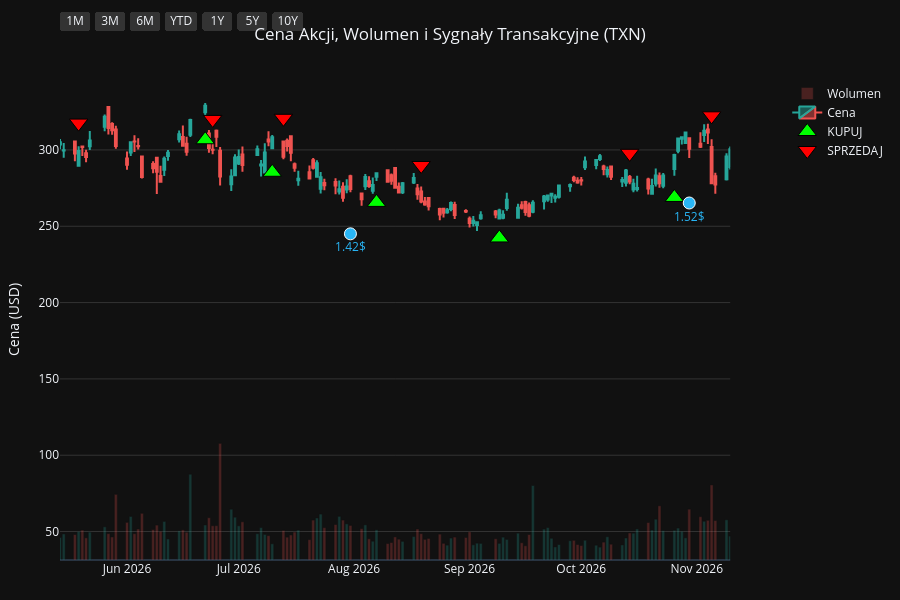
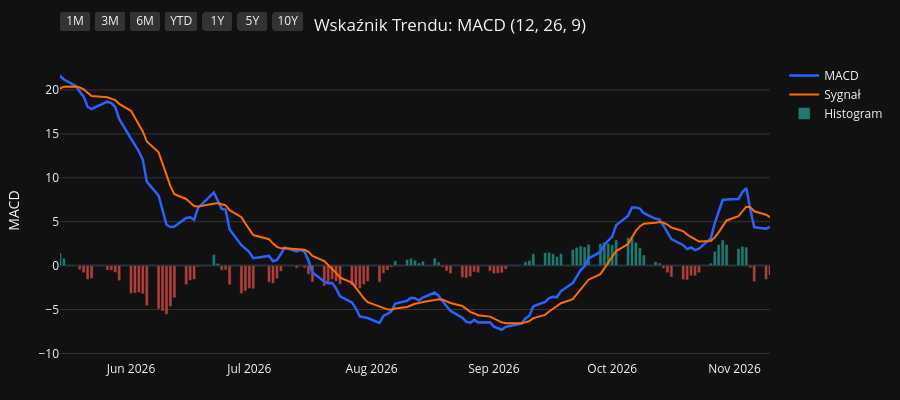
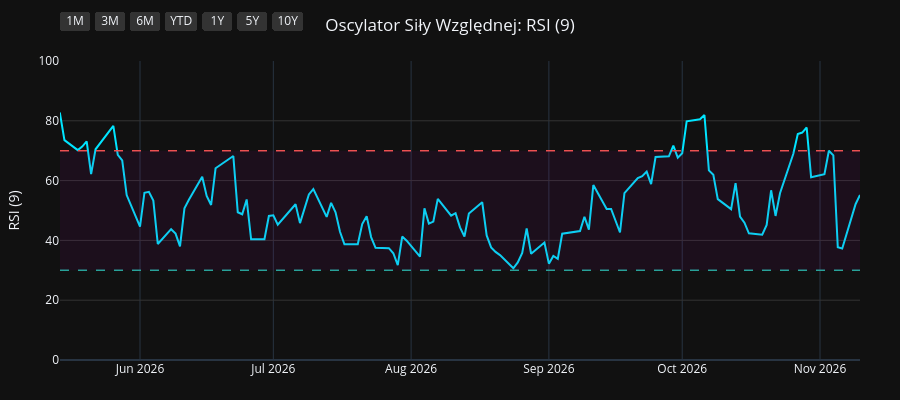
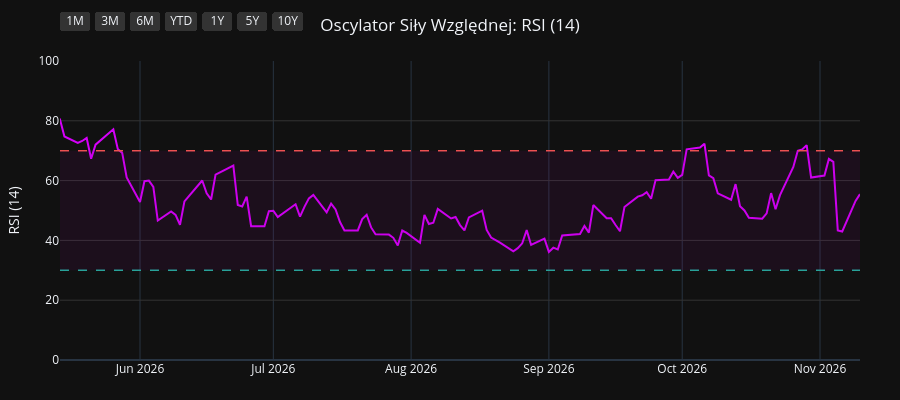

Here is the notebook cell these charts were saved with, in order:
### Code cell
import os
import yfinance as yf
import pandas as pd
import pandas_ta as ta
import plotly.graph_objects as go
from plotly.subplots import make_subplots

# 1. Pobranie i przygotowanie danych
symbol = os.environ.get("STOCK_TICKER", "").strip().upper()
if not symbol:
    raise RuntimeError("Set STOCK_TICKER before running price_extractor.ipynb")
df = yf.Ticker(symbol).history(period="10y")
df.index = df.index.tz_localize(None)

# Wskaźniki i sygnały
df.ta.macd(fast=12, slow=26, signal=9, append=True)
df.ta.rsi(length=9, append=True)
df.ta.rsi(length=14, append=True)
df.ta.rsi(length=21, append=True)
df.dropna(inplace=True)

macd = df['MACD_12_26_9']
signal = df['MACDs_12_26_9']
wczorajszy_macd = macd.shift(1)
wczorajszy_signal = signal.shift(1)

df['Decyzja'] = 'BRAK'
df.loc[(macd > signal) & (wczorajszy_macd <= wczorajszy_signal), 'Decyzja'] = 'KUPUJ'
df.loc[(macd < signal) & (wczorajszy_macd >= wczorajszy_signal), 'Decyzja'] = 'SPRZEDAJ'

df_kupuj = df[df['Decyzja'] == 'KUPUJ']
df_sprzedaj = df[df['Decyzja'] == 'SPRZEDAJ']
df_dywidendy = df[df['Dividends'] > 0]
df_splity = df[df['Stock Splits'] > 0]

# Wspólna konfiguracja osi X
konfiguracja_osi_x = dict(
    type="date",
    showspikes=True, spikemode="across", spikesnap="cursor", spikedash="dot", spikecolor="#ffffff", spikethickness=1, hoverformat="%Y-%m-%d",
    rangeselector=dict(
        buttons=list([
            dict(count=1, label="1M", step="month", stepmode="backward"),
            dict(count=3, label="3M", step="month", stepmode="backward"),
            dict(count=6, label="6M", step="month", stepmode="backward"),
            dict(count=1, label="YTD", step="year", stepmode="todate"),
            dict(count=1, label="1Y", step="year", stepmode="backward"),
            dict(count=5, label="5Y", step="year", stepmode="backward"),
            dict(step="all", label="10Y")
        ]),
        bgcolor="#333333", activecolor="#2962ff", x=0, y=1.1
    )
)

# ==========================================
# WYKRES 1: CENA + WOLUMEN + SYGNAŁY
# ==========================================
fig1 = make_subplots(specs=[[{"secondary_y": True}]])

kolory_wolumenu = ['#26a69a' if row['Close'] >= row['Open'] else '#ef5350' for index, row in df.iterrows()]
fig1.add_trace(go.Bar(x=df.index, y=df['Volume'], marker_color=kolory_wolumenu, opacity=0.25, name='Wolumen'), secondary_y=True)
fig1.add_trace(go.Candlestick(x=df.index, open=df['Open'], high=df['High'], low=df['Low'], close=df['Close'], name='Cena', increasing_line_color='#26a69a', decreasing_line_color='#ef5350'), secondary_y=False)
fig1.add_trace(go.Scatter(x=df_kupuj.index, y=df_kupuj['Low'] * 0.95, customdata=df_kupuj[['Low', 'High']], mode='markers', marker=dict(symbol='triangle-up', size=16, color='#00ff00', line=dict(width=1, color='black')), name='KUPUJ', hovertemplate='KUPUJ<br>Najniższa: %{customdata[0]:.2f}<br>Najwyższa: %{customdata[1]:.2f}<extra></extra>'), secondary_y=False)
fig1.add_trace(go.Scatter(x=df_sprzedaj.index, y=df_sprzedaj['High'] * 1.05, customdata=df_sprzedaj[['Low', 'High']], mode='markers', marker=dict(symbol='triangle-down', size=16, color='#ff0000', line=dict(width=1, color='black')), name='SPRZEDAJ', hovertemplate='SPRZEDAJ<br>Najniższa: %{customdata[0]:.2f}<br>Najwyższa: %{customdata[1]:.2f}<extra></extra>'), secondary_y=False)

if not df_dywidendy.empty:
    fig1.add_trace(go.Scatter(x=df_dywidendy.index, y=df_dywidendy['Low'] * 0.90, mode='markers+text', marker=dict(symbol='circle', size=12, color='#29b6f6', line=dict(width=1, color='white')), text=df_dywidendy['Dividends'].apply(lambda x: f"{x}$"), textposition="bottom center", name='Dywidenda', showlegend=False, hovertemplate='Dywidenda: %{text}<extra></extra>', textfont=dict(color="#29b6f6")), secondary_y=False)
if not df_splity.empty:
                    fig1.add_trace(go.Scatter(x=df_splity.index, y=df_splity['High'], mode='markers+text', marker=dict(symbol='star', size=16, color='#ffee58', line=dict(width=1, color='black')), text=df_splity['Stock Splits'].apply(lambda x: f"{x:g}:1" if x >= 1 else f"1:{1 / x:g}"), textposition="top center", name='Split', hovertemplate='%{text}<extra></extra>', textfont=dict(color="#ffee58")), secondary_y=False)

fig1.update_layout(title=dict(text=f"Cena Akcji, Wolumen i Sygnały Transakcyjne ({symbol})", x=0.5, xanchor='center'), dragmode='pan', xaxis_rangeslider_visible=False, template='plotly_dark', height=600, hovermode='x unified', margin=dict(l=60, r=40, t=60, b=40))
fig1.update_xaxes(**konfiguracja_osi_x)
fig1.update_xaxes(range=[df.index.max() - pd.Timedelta(days=180), df.index.max()])
fig1.update_yaxes(title_text="Cena (USD)", secondary_y=False, gridcolor='#333333')
fig1.update_yaxes(range=[0, df['Volume'].max() * 4], showgrid=False, showticklabels=False, secondary_y=True)
fig1.show(config={'scrollZoom': True})

# ==========================================
# WYKRES 2: WSKAŹNIK MACD
# ==========================================
fig2 = go.Figure()
fig2.add_trace(go.Scatter(x=df.index, y=df['MACD_12_26_9'], line=dict(color='#2962ff', width=2.5), name='MACD'))
fig2.add_trace(go.Scatter(x=df.index, y=df['MACDs_12_26_9'], line=dict(color='#ff6d00', width=2), name='Sygnał'))
kolory_macd = ['#26a69a' if val >= 0 else '#ef5350' for val in df['MACDh_12_26_9']]
fig2.add_trace(go.Bar(x=df.index, y=df['MACDh_12_26_9'], marker_color=kolory_macd, name='Histogram', opacity=0.7))
fig2.update_layout(title=dict(text="Wskaźnik Trendu: MACD (12, 26, 9)", x=0.5, xanchor='center'), dragmode='pan', xaxis_rangeslider_visible=False, template='plotly_dark', height=400, hovermode='x unified', margin=dict(l=60, r=40, t=60, b=40))
fig2.update_xaxes(**konfiguracja_osi_x)
fig2.update_xaxes(range=[df.index.max() - pd.Timedelta(days=180), df.index.max()])
fig2.update_yaxes(title_text="MACD", gridcolor='#333333')
fig2.show(config={'scrollZoom': True})

# ==========================================
# WYKRES 3: OSCYLATOR RSI (9)
# ==========================================
fig3 = go.Figure()
fig3.add_trace(go.Scatter(x=df.index, y=df['RSI_9'], line=dict(color='#00e5ff', width=2), name='RSI (9)'))
fig3.add_hline(y=70, line_dash="dash", line_color="#ef5350", line_width=1.5)
fig3.add_hline(y=30, line_dash="dash", line_color="#26a69a", line_width=1.5)
fig3.add_hrect(y0=30, y1=70, line_width=0, fillcolor="purple", opacity=0.1)
fig3.update_layout(title=dict(text="Oscylator Siły Względnej: RSI (9)", x=0.5, xanchor='center'), dragmode='pan', xaxis_rangeslider_visible=False, template='plotly_dark', height=400, hovermode='x unified', margin=dict(l=60, r=40, t=60, b=40))
fig3.update_xaxes(**konfiguracja_osi_x)
fig3.update_xaxes(range=[df.index.max() - pd.Timedelta(days=180), df.index.max()])
fig3.update_yaxes(title_text="RSI (9)", range=[0, 100], gridcolor='#333333')
fig3.show(config={'scrollZoom': True})

# ==========================================
# WYKRES 4: OSCYLATOR RSI (14)
# ==========================================
fig4 = go.Figure()
fig4.add_trace(go.Scatter(x=df.index, y=df['RSI_14'], line=dict(color='#d500f9', width=2), name='RSI (14)'))
fig4.add_hline(y=70, line_dash="dash", line_color="#ef5350", line_width=1.5)
fig4.add_hline(y=30, line_dash="dash", line_color="#26a69a", line_width=1.5)
fig4.add_hrect(y0=30, y1=70, line_width=0, fillcolor="purple", opacity=0.1)
fig4.update_layout(title=dict(text="Oscylator Siły Względnej: RSI (14)", x=0.5, xanchor='center'), dragmode='pan', xaxis_rangeslider_visible=False, template='plotly_dark', height=400, hovermode='x unified', margin=dict(l=60, r=40, t=60, b=40))
fig4.update_xaxes(**konfiguracja_osi_x)
fig4.update_xaxes(range=[df.index.max() - pd.Timedelta(days=180), df.index.max()])
fig4.update_yaxes(title_text="RSI (14)", range=[0, 100], gridcolor='#333333')
fig4.show(config={'scrollZoom': True})

# ==========================================
# WYKRES 5: OSCYLATOR RSI (21)
# ==========================================
fig5 = go.Figure()
fig5.add_trace(go.Scatter(x=df.index, y=df['RSI_21'], line=dict(color='#64dd17', width=2), name='RSI (21)'))
fig5.add_hline(y=70, line_dash="dash", line_color="#ef5350", line_width=1.5)
fig5.add_hline(y=30, line_dash="dash", line_color="#26a69a", line_width=1.5)
fig5.add_hrect(y0=30, y1=70, line_width=0, fillcolor="purple", opacity=0.1)
fig5.update_layout(title=dict(text="Oscylator Siły Względnej: RSI (21)", x=0.5, xanchor='center'), dragmode='pan', xaxis_rangeslider_visible=False, template='plotly_dark', height=400, hovermode='x unified', margin=dict(l=60, r=40, t=60, b=40))
fig5.update_xaxes(**konfiguracja_osi_x)
fig5.update_xaxes(range=[df.index.max() - pd.Timedelta(days=180), df.index.max()])
fig5.update_yaxes(title_text="RSI (21)", range=[0, 100], gridcolor='#333333')
fig5.show(config={'scrollZoom': True})

### Figure 1 — Plotly figure (JSON) as saved in the notebook; plotly's stock layout.template omitted (floating-point values rounded to 4 significant figures; data arrays with more than 128 entries replaced by an {"elided": "..."} marker saying what was removed)
{"data": [{"marker": {"color": {"elided": "2479 str values"}}, "name": "Wolumen", "opacity": 0.25, "type": "bar", "x": {"elided": "2479 str values"}, "xaxis": "x", "y": {"elided": "2479 int values"}, "yaxis": "y2"}, {"close": {"elided": "2479 float values"}, "decreasing": {"line": {"color": "#ef5350"}}, "high": {"elided": "2479 float values"}, "increasing": {"line": {"color": "#26a69a"}}, "low": {"elided": "2479 float values"}, "name": "Cena", "open": {"elided": "2479 float values"}, "type": "candlestick", "x": {"elided": "2479 str values"}, "xaxis": "x", "yaxis": "y"}, {"customdata": {"elided": "96x2 float values"}, "hovertemplate": "KUPUJ<br>Najniższa: %{customdata[0]:.2f}<br>Najwyższa: %{customdata[1]:.2f}<extra></extra>", "marker": {"color": "#00ff00", "line": {"color": "black", "width": 1}, "size": 16, "symbol": "triangle-up"}, "mode": "markers", "name": "KUPUJ", "type": "scatter", "x": ["2017-01-10T00:00:00", "2017-01-23T00:00:00", "2017-02-22T00:00:00", "2017-04-24T00:00:00", "2017-05-11T00:00:00", "2017-05-26T00:00:00", "2017-07-11T00:00:00", "2017-08-30T00:00:00", "2017-10-20T00:00:00", "2017-11-06T00:00:00", "2017-12-14T00:00:00", "2018-02-23T00:00:00", "2018-04-12T00:00:00", "2018-04-26T00:00:00", "2018-07-10T00:00:00", "2018-08-07T00:00:00", "2018-08-23T00:00:00", "2018-09-21T00:00:00", "2018-11-01T00:00:00", "2018-12-28T00:00:00", "2019-03-18T00:00:00", "2019-04-03T00:00:00", "2019-06-04T00:00:00", "2019-07-23T00:00:00", "2019-08-21T00:00:00", "2019-09-05T00:00:00", "2019-10-15T00:00:00", "2019-11-18T00:00:00", "2019-11-25T00:00:00", "2020-01-09T00:00:00", "2020-01-22T00:00:00", "2020-02-06T00:00:00", "2020-03-25T00:00:00", "2020-05-20T00:00:00", "2020-07-09T00:00:00", "2020-08-07T00:00:00", "2020-09-30T00:00:00", "2020-11-05T00:00:00", "2021-01-07T00:00:00", "2021-02-09T00:00:00", "2021-03-15T00:00:00", "2021-05-20T00:00:00", "2021-06-14T00:00:00", "2021-06-28T00:00:00", "2021-07-12T00:00:00", "2021-07-30T00:00:00", "2021-08-27T00:00:00", "2021-10-19T00:00:00", "2021-11-18T00:00:00", "2021-12-30T00:00:00", "2022-01-03T00:00:00", "2022-01-31T00:00:00", "2022-02-24T00:00:00", "2022-05-17T00:00:00", "2022-06-30T00:00:00", "2022-07-06T00:00:00", "2022-10-04T00:00:00", "2022-10-21T00:00:00", "2023-01-06T00:00:00", "2023-01-31T00:00:00", "2023-03-08T00:00:00", "2023-03-13T00:00:00", "2023-05-15T00:00:00", "2023-06-29T00:00:00", "2023-07-10T00:00:00", "2023-08-23T00:00:00", "2023-08-25T00:00:00", "2023-10-10T00:00:00", "2023-11-02T00:00:00", "2024-01-22T00:00:00", "2024-02-20T00:00:00", "2024-04-24T00:00:00", "2024-07-05T00:00:00", "2024-08-14T00:00:00", "2024-09-23T00:00:00", "2024-10-14T00:00:00", "2024-10-25T00:00:00", "2024-12-24T00:00:00", "2025-02-14T00:00:00", "2025-03-25T00:00:00", "2025-04-24T00:00:00", "2025-06-04T00:00:00", "2025-06-24T00:00:00", "2025-08-12T00:00:00", "2025-09-25T00:00:00", "2025-10-17T00:00:00", "2025-11-11T00:00:00", "2025-11-21T00:00:00", "2026-01-06T00:00:00", "2026-03-25T00:00:00", "2026-03-31T00:00:00", "2026-06-22T00:00:00", "2026-07-10T00:00:00", "2026-08-07T00:00:00", "2026-09-09T00:00:00", "2026-10-26T00:00:00"], "xaxis": "x", "y": [53.66, 54.08, 56.0, 58.95, 58.44, 58.93, 57.43, 59.87, 69.39, 72.56, 73.38, 78.24, 76.89, 76.34, 84.45, 85.65, 84.76, 82.78, 70.88, 70.94, 83.65, 85.56, 82.22, 91.65, 96.98, 98.11, 100.9, 91.81, 92.23, 102.0, 103.3, 103.8, 77.75, 91.18, 100.9, 106.1, 112.5, 124.3, 132.9, 140.7, 139.4, 148.7, 152.6, 154.2, 155.1, 154.6, 154.3, 159.1, 157.0, 156.0, 154.8, 146.1, 134.0, 143.3, 126.2, 124.1, 136.9, 129.6, 142.1, 147.9, 148.0, 145.3, 138.4, 150.3, 150.4, 142.2, 142.9, 135.6, 126.5, 152.0, 140.5, 153.2, 175.3, 173.1, 181.5, 184.0, 185.0, 171.5, 164.3, 166.5, 143.7, 172.4, 185.7, 170.7, 166.0, 160.9, 148.1, 142.6, 167.4, 183.0, 176.4, 306.7, 285.4, 265.6, 242.3, 268.9], "yaxis": "y"}, {"customdata": {"elided": "97x2 float values"}, "hovertemplate": "SPRZEDAJ<br>Najniższa: %{customdata[0]:.2f}<br>Najwyższa: %{customdata[1]:.2f}<extra></extra>", "marker": {"color": "#ff0000", "line": {"color": "black", "width": 1}, "size": 16, "symbol": "triangle-down"}, "mode": "markers", "name": "SPRZEDAJ", "type": "scatter", "x": ["2017-01-03T00:00:00", "2017-01-19T00:00:00", "2017-02-02T00:00:00", "2017-03-22T00:00:00", "2017-05-01T00:00:00", "2017-05-18T00:00:00", "2017-06-12T00:00:00", "2017-08-10T00:00:00", "2017-10-19T00:00:00", "2017-11-01T00:00:00", "2017-11-07T00:00:00", "2018-01-25T00:00:00", "2018-03-20T00:00:00", "2018-04-23T00:00:00", "2018-06-13T00:00:00", "2018-07-25T00:00:00", "2018-08-10T00:00:00", "2018-09-05T00:00:00", "2018-10-05T00:00:00", "2018-12-07T00:00:00", "2019-02-22T00:00:00", "2019-03-25T00:00:00", "2019-04-29T00:00:00", "2019-07-19T00:00:00", "2019-08-02T00:00:00", "2019-08-23T00:00:00", "2019-09-20T00:00:00", "2019-10-22T00:00:00", "2019-11-20T00:00:00", "2020-01-06T00:00:00", "2020-01-13T00:00:00", "2020-01-24T00:00:00", "2020-02-21T00:00:00", "2020-05-12T00:00:00", "2020-06-15T00:00:00", "2020-07-23T00:00:00", "2020-09-04T00:00:00", "2020-10-21T00:00:00", "2020-12-10T00:00:00", "2021-01-27T00:00:00", "2021-02-22T00:00:00", "2021-04-14T00:00:00", "2021-06-09T00:00:00", "2021-06-16T00:00:00", "2021-07-08T00:00:00", "2021-07-15T00:00:00", "2021-08-12T00:00:00", "2021-09-29T00:00:00", "2021-10-27T00:00:00", "2021-12-14T00:00:00", "2021-12-31T00:00:00", "2022-01-05T00:00:00", "2022-02-07T00:00:00", "2022-04-05T00:00:00", "2022-06-07T00:00:00", "2022-07-01T00:00:00", "2022-08-17T00:00:00", "2022-10-11T00:00:00", "2022-11-29T00:00:00", "2023-01-30T00:00:00", "2023-02-09T00:00:00", "2023-03-10T00:00:00", "2023-04-06T00:00:00", "2023-06-21T00:00:00", "2023-07-07T00:00:00", "2023-07-26T00:00:00", "2023-08-24T00:00:00", "2023-09-08T00:00:00", "2023-10-13T00:00:00", "2024-01-03T00:00:00", "2024-01-25T00:00:00", "2024-03-18T00:00:00", "2024-05-29T00:00:00", "2024-07-23T00:00:00", "2024-09-05T00:00:00", "2024-10-02T00:00:00", "2024-10-15T00:00:00", "2024-11-14T00:00:00", "2025-01-27T00:00:00", "2025-03-06T00:00:00", "2025-03-28T00:00:00", "2025-05-29T00:00:00", "2025-06-18T00:00:00", "2025-07-16T00:00:00", "2025-09-04T00:00:00", "2025-10-10T00:00:00", "2025-10-23T00:00:00", "2025-11-20T00:00:00", "2025-12-18T00:00:00", "2026-02-17T00:00:00", "2026-03-30T00:00:00", "2026-05-19T00:00:00", "2026-06-24T00:00:00", "2026-07-13T00:00:00", "2026-08-19T00:00:00", "2026-10-14T00:00:00", "2026-11-05T00:00:00"], "xaxis": "x", "y": [59.51, 59.91, 61.33, 65.11, 64.47, 64.62, 65.95, 66.9, 76.4, 79.85, 81.33, 91.73, 90.82, 83.05, 96.03, 95.01, 93.81, 94.34, 88.47, 81.74, 92.0, 92.71, 99.6, 101.7, 106.9, 107.5, 110.7, 112.7, 101.9, 110.3, 113.2, 117.3, 114.1, 101.9, 109.5, 117.1, 126.2, 132.3, 145.2, 149.4, 158.7, 171.8, 169.7, 171.8, 170.7, 172.5, 171.5, 177.6, 171.0, 174.9, 173.4, 174.8, 158.4, 167.0, 157.3, 140.8, 168.4, 144.6, 163.6, 165.5, 170.6, 165.6, 169.4, 165.3, 168.6, 169.2, 164.4, 158.6, 149.1, 163.1, 166.0, 170.5, 194.2, 199.4, 202.0, 203.4, 206.3, 206.1, 189.2, 194.4, 181.2, 188.6, 202.8, 221.1, 192.2, 184.9, 177.0, 163.6, 183.8, 236.3, 199.3, 317.6, 320.0, 320.7, 289.8, 297.8, 322.4], "yaxis": "y"}, {"hovertemplate": "Dywidenda: %{text}<extra></extra>", "marker": {"color": "#29b6f6", "line": {"color": "white", "width": 1}, "size": 12, "symbol": "circle"}, "mode": "markers+text", "name": "Dywidenda", "showlegend": false, "text": ["0.5$", "0.5$", "0.5$", "0.62$", "0.62$", "0.62$", "0.62$", "0.77$", "0.77$", "0.77$", "0.77$", "0.9$", "0.9$", "0.9$", "0.9$", "1.02$", "1.02$", "1.02$", "1.02$", "1.15$", "1.15$", "1.15$", "1.15$", "1.24$", "1.24$", "1.24$", "1.24$", "1.3$", "1.3$", "1.3$", "1.3$", "1.36$", "1.36$", "1.36$", "1.36$", "1.42$", "1.42$", "1.42$", "1.42$", "1.52$"], "textfont": {"color": "#29b6f6"}, "textposition": "bottom center", "type": "scatter", "x": ["2017-01-27T00:00:00", "2017-04-27T00:00:00", "2017-07-27T00:00:00", "2017-10-30T00:00:00", "2018-01-30T00:00:00", "2018-05-04T00:00:00", "2018-07-30T00:00:00", "2018-10-30T00:00:00", "2019-01-30T00:00:00", "2019-05-03T00:00:00", "2019-07-30T00:00:00", "2019-10-30T00:00:00", "2020-01-30T00:00:00", "2020-05-01T00:00:00", "2020-07-30T00:00:00", "2020-10-29T00:00:00", "2021-01-29T00:00:00", "2021-04-30T00:00:00", "2021-07-23T00:00:00", "2021-10-29T00:00:00", "2022-01-28T00:00:00", "2022-05-06T00:00:00", "2022-07-29T00:00:00", "2022-10-28T00:00:00", "2023-01-30T00:00:00", "2023-05-05T00:00:00", "2023-07-28T00:00:00", "2023-10-30T00:00:00", "2024-01-30T00:00:00", "2024-05-07T00:00:00", "2024-07-31T00:00:00", "2024-10-31T00:00:00", "2025-01-31T00:00:00", "2025-04-30T00:00:00", "2025-07-31T00:00:00", "2025-10-31T00:00:00", "2026-01-30T00:00:00", "2026-05-05T00:00:00", "2026-07-31T00:00:00", "2026-10-30T00:00:00"], "xaxis": "x", "y": [53.7, 55.86, 56.01, 67.51, 77.35, 72.52, 79.25, 64.78, 72.89, 85.04, 93.93, 87.28, 91.38, 82.47, 96.92, 108.0, 126.1, 138.5, 141.6, 145.7, 133.4, 131.4, 138.9, 125.1, 139.5, 131.6, 145.4, 115.7, 135.1, 153.0, 169.1, 171.8, 157.3, 134.3, 157.0, 139.0, 188.9, 245.6, 245.0, 265.2], "yaxis": "y"}], "layout": {"dragmode": "pan", "height": 600, "hovermode": "x unified", "margin": {"b": 40, "l": 60, "r": 40, "t": 60}, "title": {"text": "Cena Akcji, Wolumen i Sygnały Transakcyjne (TXN)", "x": 0.5, "xanchor": "center"}, "xaxis": {"anchor": "y", "domain": [0.0, 0.94], "hoverformat": "%Y-%m-%d", "range": ["2026-05-14T00:00:00", "2026-11-10T00:00:00"], "rangeselector": {"activecolor": "#2962ff", "bgcolor": "#333333", "buttons": [{"count": 1, "label": "1M", "step": "month", "stepmode": "backward"}, {"count": 3, "label": "3M", "step": "month", "stepmode": "backward"}, {"count": 6, "label": "6M", "step": "month", "stepmode": "backward"}, {"count": 1, "label": "YTD", "step": "year", "stepmode": "todate"}, {"count": 1, "label": "1Y", "step": "year", "stepmode": "backward"}, {"count": 5, "label": "5Y", "step": "year", "stepmode": "backward"}, {"label": "10Y", "step": "all"}], "x": 0, "y": 1.1}, "rangeslider": {"visible": false}, "showspikes": true, "spikecolor": "#ffffff", "spikedash": "dot", "spikemode": "across", "spikesnap": "cursor", "spikethickness": 1, "type": "date"}, "yaxis": {"anchor": "x", "domain": [0.0, 1.0], "gridcolor": "#333333", "title": {"text": "Cena (USD)"}}, "yaxis2": {"anchor": "x", "overlaying": "y", "range": [0, 123022800], "showgrid": false, "showticklabels": false, "side": "right"}}}

### Figure 2 — Plotly figure (JSON) as saved in the notebook; plotly's stock layout.template omitted (floating-point values rounded to 4 significant figures; data arrays with more than 128 entries replaced by an {"elided": "..."} marker saying what was removed)
{"data": [{"line": {"color": "#2962ff", "width": 2.5}, "name": "MACD", "type": "scatter", "x": {"elided": "2479 str values"}, "y": {"elided": "2479 float values"}}, {"line": {"color": "#ff6d00", "width": 2}, "name": "Sygnał", "type": "scatter", "x": {"elided": "2479 str values"}, "y": {"elided": "2479 float values"}}, {"marker": {"color": {"elided": "2479 str values"}}, "name": "Histogram", "opacity": 0.7, "type": "bar", "x": {"elided": "2479 str values"}, "y": {"elided": "2479 float values"}}], "layout": {"dragmode": "pan", "height": 400, "hovermode": "x unified", "margin": {"b": 40, "l": 60, "r": 40, "t": 60}, "title": {"text": "Wskaźnik Trendu: MACD (12, 26, 9)", "x": 0.5, "xanchor": "center"}, "xaxis": {"hoverformat": "%Y-%m-%d", "range": ["2026-05-14T00:00:00", "2026-11-10T00:00:00"], "rangeselector": {"activecolor": "#2962ff", "bgcolor": "#333333", "buttons": [{"count": 1, "label": "1M", "step": "month", "stepmode": "backward"}, {"count": 3, "label": "3M", "step": "month", "stepmode": "backward"}, {"count": 6, "label": "6M", "step": "month", "stepmode": "backward"}, {"count": 1, "label": "YTD", "step": "year", "stepmode": "todate"}, {"count": 1, "label": "1Y", "step": "year", "stepmode": "backward"}, {"count": 5, "label": "5Y", "step": "year", "stepmode": "backward"}, {"label": "10Y", "step": "all"}], "x": 0, "y": 1.1}, "rangeslider": {"visible": false}, "showspikes": true, "spikecolor": "#ffffff", "spikedash": "dot", "spikemode": "across", "spikesnap": "cursor", "spikethickness": 1, "type": "date"}, "yaxis": {"gridcolor": "#333333", "title": {"text": "MACD"}}}}

### Figure 3 — Plotly figure (JSON) as saved in the notebook; plotly's stock layout.template omitted (floating-point values rounded to 4 significant figures; data arrays with more than 128 entries replaced by an {"elided": "..."} marker saying what was removed)
{"data": [{"line": {"color": "#00e5ff", "width": 2}, "name": "RSI (9)", "type": "scatter", "x": {"elided": "2479 str values"}, "y": {"elided": "2479 float values"}}], "layout": {"dragmode": "pan", "height": 400, "hovermode": "x unified", "margin": {"b": 40, "l": 60, "r": 40, "t": 60}, "shapes": [{"line": {"color": "#ef5350", "dash": "dash", "width": 1.5}, "type": "line", "x0": 0, "x1": 1, "xref": "x domain", "y0": 70, "y1": 70, "yref": "y"}, {"line": {"color": "#26a69a", "dash": "dash", "width": 1.5}, "type": "line", "x0": 0, "x1": 1, "xref": "x domain", "y0": 30, "y1": 30, "yref": "y"}, {"fillcolor": "purple", "line": {"width": 0}, "opacity": 0.1, "type": "rect", "x0": 0, "x1": 1, "xref": "x domain", "y0": 30, "y1": 70, "yref": "y"}], "title": {"text": "Oscylator Siły Względnej: RSI (9)", "x": 0.5, "xanchor": "center"}, "xaxis": {"hoverformat": "%Y-%m-%d", "range": ["2026-05-14T00:00:00", "2026-11-10T00:00:00"], "rangeselector": {"activecolor": "#2962ff", "bgcolor": "#333333", "buttons": [{"count": 1, "label": "1M", "step": "month", "stepmode": "backward"}, {"count": 3, "label": "3M", "step": "month", "stepmode": "backward"}, {"count": 6, "label": "6M", "step": "month", "stepmode": "backward"}, {"count": 1, "label": "YTD", "step": "year", "stepmode": "todate"}, {"count": 1, "label": "1Y", "step": "year", "stepmode": "backward"}, {"count": 5, "label": "5Y", "step": "year", "stepmode": "backward"}, {"label": "10Y", "step": "all"}], "x": 0, "y": 1.1}, "rangeslider": {"visible": false}, "showspikes": true, "spikecolor": "#ffffff", "spikedash": "dot", "spikemode": "across", "spikesnap": "cursor", "spikethickness": 1, "type": "date"}, "yaxis": {"gridcolor": "#333333", "range": [0, 100], "title": {"text": "RSI (9)"}}}}

### Figure 4 — Plotly figure (JSON) as saved in the notebook; plotly's stock layout.template omitted (floating-point values rounded to 4 significant figures; data arrays with more than 128 entries replaced by an {"elided": "..."} marker saying what was removed)
{"data": [{"line": {"color": "#d500f9", "width": 2}, "name": "RSI (14)", "type": "scatter", "x": {"elided": "2479 str values"}, "y": {"elided": "2479 float values"}}], "layout": {"dragmode": "pan", "height": 400, "hovermode": "x unified", "margin": {"b": 40, "l": 60, "r": 40, "t": 60}, "shapes": [{"line": {"color": "#ef5350", "dash": "dash", "width": 1.5}, "type": "line", "x0": 0, "x1": 1, "xref": "x domain", "y0": 70, "y1": 70, "yref": "y"}, {"line": {"color": "#26a69a", "dash": "dash", "width": 1.5}, "type": "line", "x0": 0, "x1": 1, "xref": "x domain", "y0": 30, "y1": 30, "yref": "y"}, {"fillcolor": "purple", "line": {"width": 0}, "opacity": 0.1, "type": "rect", "x0": 0, "x1": 1, "xref": "x domain", "y0": 30, "y1": 70, "yref": "y"}], "title": {"text": "Oscylator Siły Względnej: RSI (14)", "x": 0.5, "xanchor": "center"}, "xaxis": {"hoverformat": "%Y-%m-%d", "range": ["2026-05-14T00:00:00", "2026-11-10T00:00:00"], "rangeselector": {"activecolor": "#2962ff", "bgcolor": "#333333", "buttons": [{"count": 1, "label": "1M", "step": "month", "stepmode": "backward"}, {"count": 3, "label": "3M", "step": "month", "stepmode": "backward"}, {"count": 6, "label": "6M", "step": "month", "stepmode": "backward"}, {"count": 1, "label": "YTD", "step": "year", "stepmode": "todate"}, {"count": 1, "label": "1Y", "step": "year", "stepmode": "backward"}, {"count": 5, "label": "5Y", "step": "year", "stepmode": "backward"}, {"label": "10Y", "step": "all"}], "x": 0, "y": 1.1}, "rangeslider": {"visible": false}, "showspikes": true, "spikecolor": "#ffffff", "spikedash": "dot", "spikemode": "across", "spikesnap": "cursor", "spikethickness": 1, "type": "date"}, "yaxis": {"gridcolor": "#333333", "range": [0, 100], "title": {"text": "RSI (14)"}}}}
